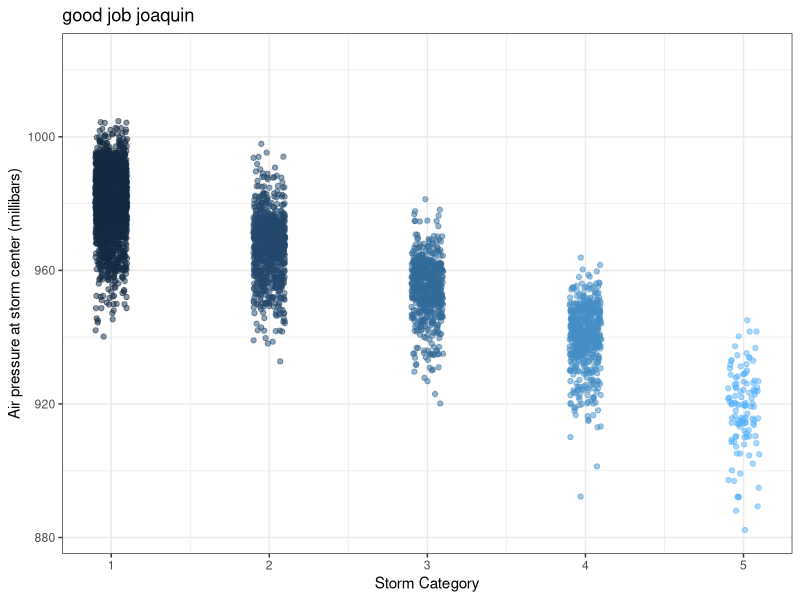

This chart was generated by the following R code:
## ---- chunk 1
knitr::opts_chunk$set(echo = TRUE)
library(tidyverse)
## ---- chunk 2
summary(storms)
## ---- chunk 3
names(storms) 
## ---- chunk 4
ggplot(data = storms, aes(x = category, y = pressure)) +
  geom_jitter(width = 0.1, 
              alpha = 0.5,
              aes(color = category),
              show.legend = FALSE) +
  labs(x = "Storm Category", 
       y = "Air pressure at storm center (millibars)", title = "good job joaquin"       ) +
  theme_bw()
